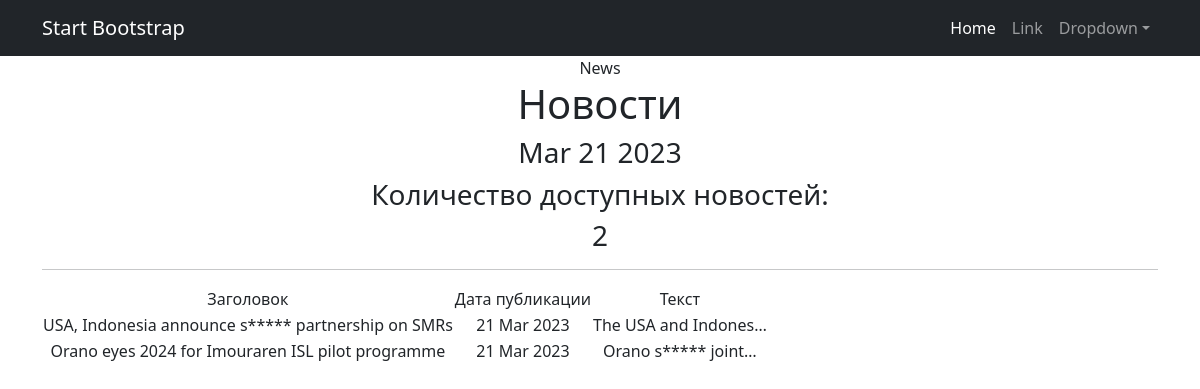
Page /news/ on the committed database.
### news/models.py (models this page shows, shortened)
class Post(models.Model):
    article = 'AR'
    news = 'NE'
    POSITIONS = [
        (article, 'Статья'),
        (news, 'Новости')
    ]
    autor = models.ForeignKey(Author, on_delete=models.CASCADE)
    type = models.CharField(max_length=2, choices=POSITIONS, default=article)
    dateCreation = models.DateTimeField(auto_now_add=True)
    category = models.ManyToManyField(Category, through='PostCategory')
    title = models.CharField(max_length=255)
    text = models.TextField()
    rating = models.SmallIntegerField(default=0)

### news/views.py (the view)
# urls.py: path('', ProductsList.as_view()),
class ProductsList(ListView):
    model = Post
    ordering = '-dateCreation'
    template_name = 'news.html'
    context_object_name = 'news'
    def get_context_data(self, **kwargs):
        context = super().get_context_data(**kwargs)
        context['time_now'] = datetime.utcnow()
        return context

### news/templatetags/custom_filters.py (called while the page is built)
@register.filter()
def censor(value):
    bad_words = ['idiot', 'stupid', 'donkey', 'Stupid']
    if not isinstance(value, str):
        raise TypeError(f"unresolved type '{type(value)}' expected  type 'str'")
    for word in value.split():
        if word.lower() in bad_words:
            value = value.replace(word, f"{word[0]}{'*' * (len(word) - 1)}")
    return value

### news/templatetags/custom_tags.py (called while the page is built)
@register.simple_tag()
def current_time(format_string='%b %d %Y'):
   return datetime.utcnow().strftime(format_string)

### templates/news.html (shortened to what this page needs)
{% extends 'flatpages/default.html' %}
{% load custom_filters %}!
{% load custom_tags %}
{% block title %}
News
{% endblock title %}
{% block content %}
   <h1>Новости</h1>
   <h3>{% current_time '%b %d %Y' %}</h3>
   <h3>Количество доступных новостей:</h3><h3>{{ news|length }}</h3>
   <hr>
   {% if news %}
       <table>
           <tr>
               <td>Заголовок</td>
               <td>Дата публикации</td>
               <td>Текст</td>
           </tr>
           {% for post in news %}
           <tr>
               <td>{{ post.title|censor }}</td>
               <td>{{ post.dateCreation|date:'d M Y' }}</td>
               <td>{{ post.text|censor|truncatechars:20 }}</td>
           </tr>
           {% endfor %}
       </table>
   {% else %}
       <h2>новостей нет!</h2>
   {% endif %}
{% endblock content %}

### templates/flatpages/default.html (shortened to what this page needs)
<!DOCTYPE html>
<html lang="en">
    <head>
        {% load static %}
        <link href="{% static 'css/styles.css' %}" rel="stylesheet" />
    </head>
    <body>
        <nav class="navbar navbar-expand-lg navbar-dark bg-dark">
            <div class="container">
                <a class="navbar-brand" href="#">Start Bootstrap</a>
                <div class="collapse navbar-collapse" id="navbarSupportedContent">
                    <ul class="navbar-nav ms-auto mb-2 mb-lg-0">
                        <li class="nav-item"><a class="nav-link active" aria-current="page" href="#">Home</a></li>
                        <li class="nav-item"><a class="nav-link" href="#">Link</a></li>
                        <li class="nav-item dropdown">
                            <a class="nav-link dropdown-toggle" id="navbarDropdown" href="#" role="button" data-bs-toggle="dropdown" aria-expanded="false">Dropdown</a>
                        </li>
                    </ul>
                </div>
            </div>
        </nav>
        <div class="container">
           <div class="row">
              <div class="col-lg-12 text-center">
           {% block title %}
                  {% endblock title %}
           {% block content %}{% endblock content %}
              </div>
          </div>
        </div>
    </body>
</html>

### rows in the picture
Post: title|censor "USA, Indonesia announce s***** partnership on SMRs", dateCreation "21 Mar 2023", text|censor "The USA and Indones…"
Post: title|censor "Orano eyes 2024 for Imouraren ISL pilot programme", dateCreation "21 Mar 2023", text|censor "Orano s***** joint…"

### other values in the picture
{{ news|length }} "2"
